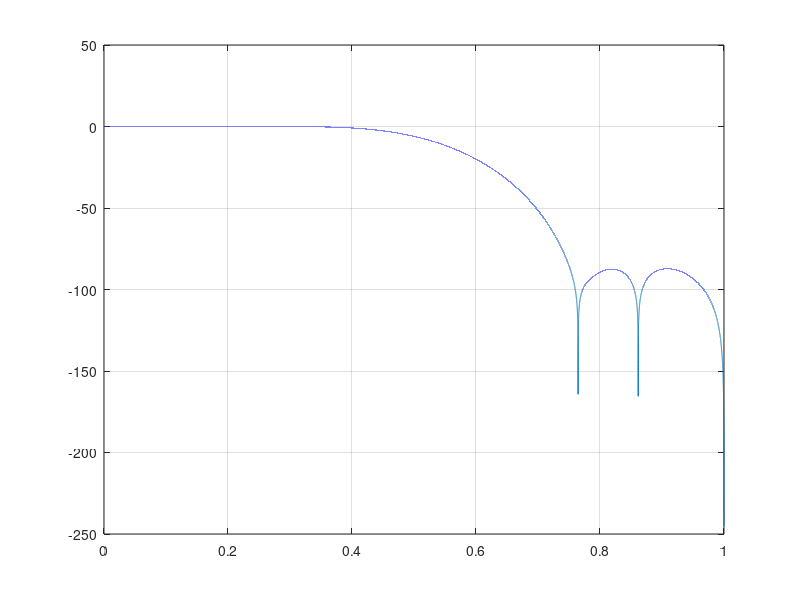
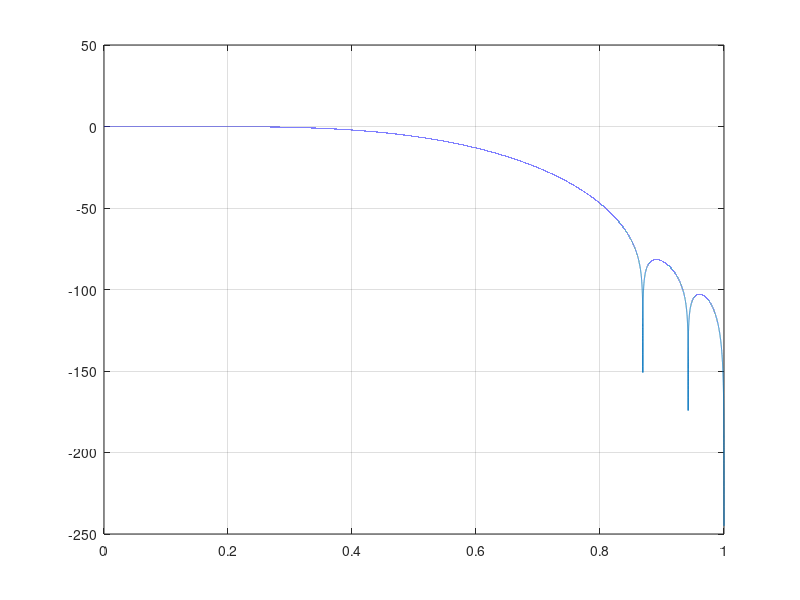
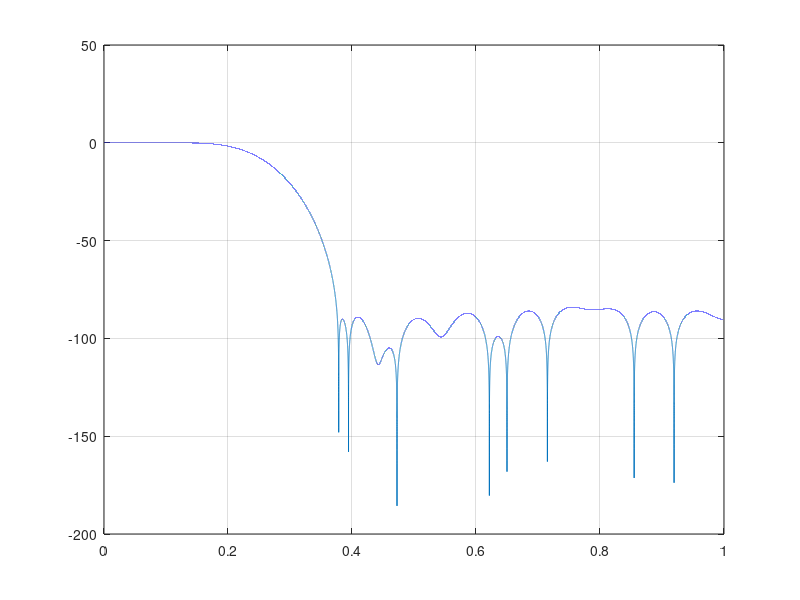

The MATLAB source for these figures, in order:
% Are two filters better than one?

clear; clc; close all;

fs = 30.72;
obw = fs/2;
ripple_1x_spec = 0.01; % dB
rej_1x_spec = 80; % dB

norm_bw = obw/fs;

%%%%%%%%%%%%%%%%%%%%%%%%%%%%%%%%%%%%%%%%%%%%%%%%%%%%%%%%%%%%%%%%%%%%%%%%%%%%%%%%%%%%%%%%%%
% 2x #1
wp = norm_bw/2;
ws = 1-wp;
f = [0 wp ws 1]; a = [1 1 0 0];
weight = [1 1];

n = 2;
while 1
  b = firls(n,f,a,weight); b = b/sum(b);
  [h,w] = freqz(b,1,2^17); w = w/pi;
  hp = h(w <= wp); hs = h(w >= ws);
  ripple_1x = max(abs(20*log10(abs(hp))));
  rej_1x = min(-20*log10(abs(hs)));
  
  passflag = 0;
  if ripple_1x <= ripple_1x_spec/2 && rej_1x >= rej_1x_spec, passflag = 1; endif
  
  if passflag, break; endif
  n = n+2; 
endwhile

rs = 6;
while 1
  b_fx = round(b*2^rs);
  b1 = b_fx/2^rs; b1 = b1/sum(b1);
  [h,w] = freqz(b1,1,2^17); w = w/pi;
  hp = h(w <= wp); hs = h(w >= ws);
  ripple_1x = max(abs(20*log10(abs(hp))));
  rej_1x = min(-20*log10(abs(hs)));
  
  passflag = 0;
  if ripple_1x <= ripple_1x_spec/2 && rej_1x >= rej_1x_spec, passflag = 1; endif
  
  if passflag, break; endif
  rs = rs+1;
endwhile
ntaps = length(unique(b_fx(b_fx~=0)));
figure; plot(w,20*log10(abs(h))); grid on;

filter1 = struct;
filter1.b = b; filter1.b_fx = b_fx; filter1.rs = rs; filter1.ntaps = ntaps;

%%%%%%%%%%%%%%%%%%%%%%%%%%%%%%%%%%%%%%%%%%%%%%%%%%%%%%%%%%%%%%%%%%%%%%%%%%%%%%%%%%%%%%%%%%
% 2x #2
wp = norm_bw/2/2;
ws = 1-wp;
f = [0 wp ws 1]; a = [1 1 0 0];
weight = [1 1];

n = 2;
while 1
  b = firls(n,f,a,weight); b = b/sum(b);
  [h,w] = freqz(b,1,2^17); w = w/pi;
  hp = h(w <= wp); hs = h(w >= ws);
  ripple_1x = max(abs(20*log10(abs(hp))));
  rej_1x = min(-20*log10(abs(hs)));
  
  passflag = 0;
  if ripple_1x <= ripple_1x_spec/2 && rej_1x >= rej_1x_spec, passflag = 1; endif
  
  if passflag, break; endif
  n = n+2; 
endwhile

rs = 6;
while 1
  b_fx = round(b*2^rs);
  b1 = b_fx/2^rs; b1 = b1/sum(b1);
  [h,w] = freqz(b1,1,2^17); w = w/pi;
  hp = h(w <= wp); hs = h(w >= ws);
  ripple_1x = max(abs(20*log10(abs(hp))));
  rej_1x = min(-20*log10(abs(hs)));
  
  passflag = 0;
  if ripple_1x <= ripple_1x_spec/2 && rej_1x >= rej_1x_spec, passflag = 1; endif
  
  if passflag, break; endif
  rs = rs+1;
endwhile
ntaps = length(unique(b_fx(b_fx~=0)));
figure; plot(w,20*log10(abs(h))); grid on;

filter2 = struct;
filter2.b = b; filter2.b_fx = b_fx; filter2.rs = rs; filter2.ntaps = ntaps;

%%%%%%%%%%%%%%%%%%%%%%%%%%%%%%%%%%%%%%%%%%%%%%%%%%%%%%%%%%%%%%%%%%%%%%%%%%%%%%%%%%%%%%%%%%
% 4x
wp = norm_bw/2/2;
ws = 2/4-wp;
f = [0 wp ws 1]; a = [1 1 0 0];
devp = min(abs([10^(ripple_1x_spec/20) 10^(-ripple_1x_spec/20)]-1));
devs = 10^(-rej_1x_spec/20);
dev = [devp devs];
weight = max(dev)./dev;
weight = weight.*weight;

n = 2;
while 1
  b = firls(n,f,a,weight); b = b/sum(b);
  [h,w] = freqz(b,1,2^17); w = w/pi;
  hp = h(w <= wp); hs = h(w >= ws);
  ripple_1x = max(abs(20*log10(abs(hp))));
  rej_1x = min(-20*log10(abs(hs)));
  
  passflag = 0;
  if ripple_1x <= ripple_1x_spec/2 && rej_1x >= rej_1x_spec, passflag = 1; endif
  
  if passflag, break; endif
  n = n+2; 
endwhile

rs = 6;
while 1
  b_fx = round(b*2^rs);
  b1 = b_fx/2^rs; b1 = b1/sum(b1);
  [h,w] = freqz(b1,1,2^17); w = w/pi;
  hp = h(w <= wp); hs = h(w >= ws);
  ripple_1x = max(abs(20*log10(abs(hp))));
  rej_1x = min(-20*log10(abs(hs)));
  
  passflag = 0;
  if ripple_1x <= ripple_1x_spec/2 && rej_1x >= rej_1x_spec, passflag = 1; endif
  
  if passflag, break; endif
  rs = rs+1;
endwhile
ntaps = length(unique(b_fx(b_fx~=0)));
figure; plot(w,20*log10(abs(h))); grid on;

filter3 = struct;
filter3.b = b; filter3.b_fx = b_fx; filter3.rs = rs; filter3.ntaps = ntaps;
filter3.ripple_1x = ripple_1x; filter3.rej_1x = rej_1x;